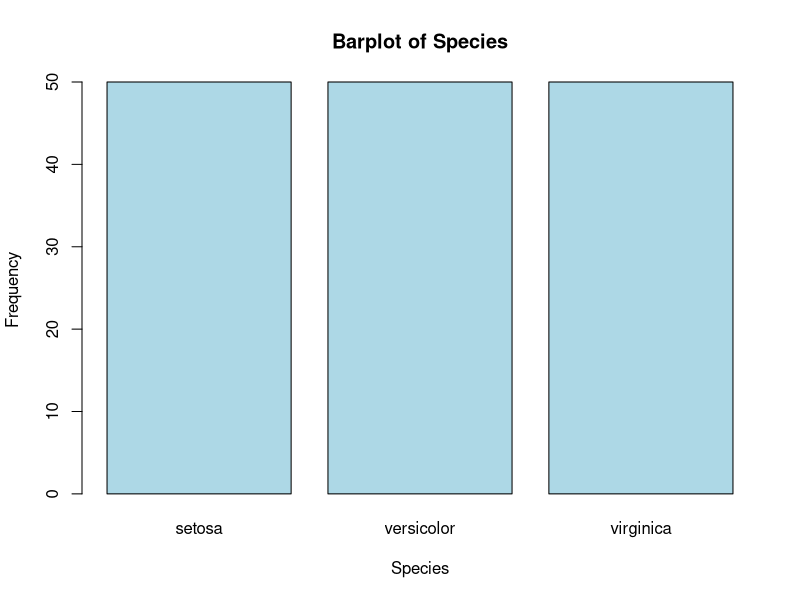
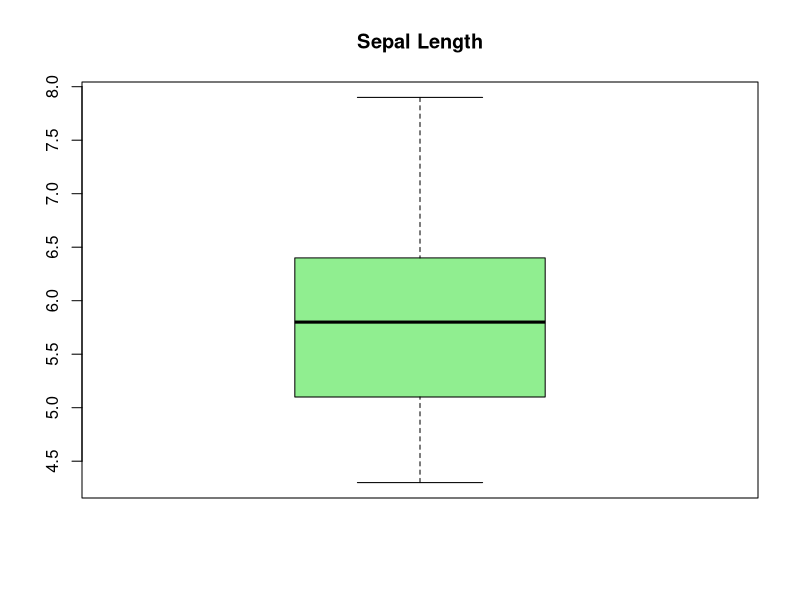
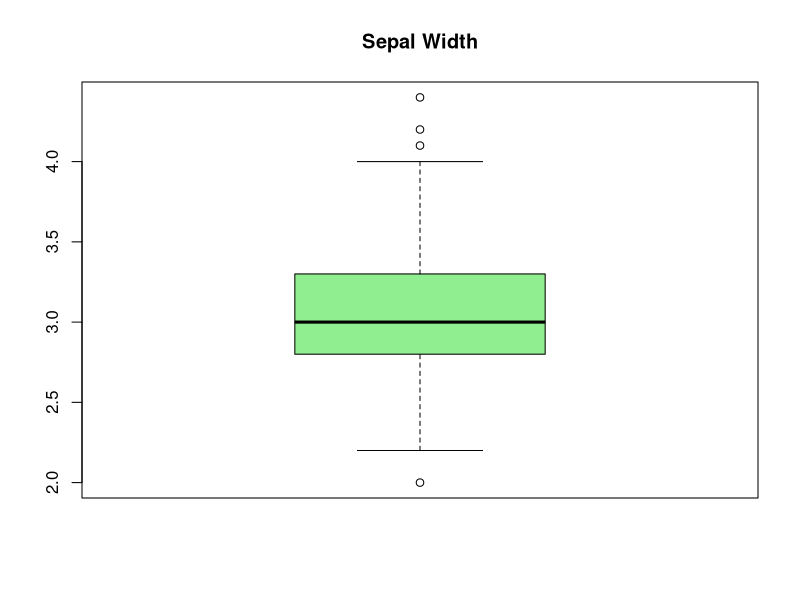
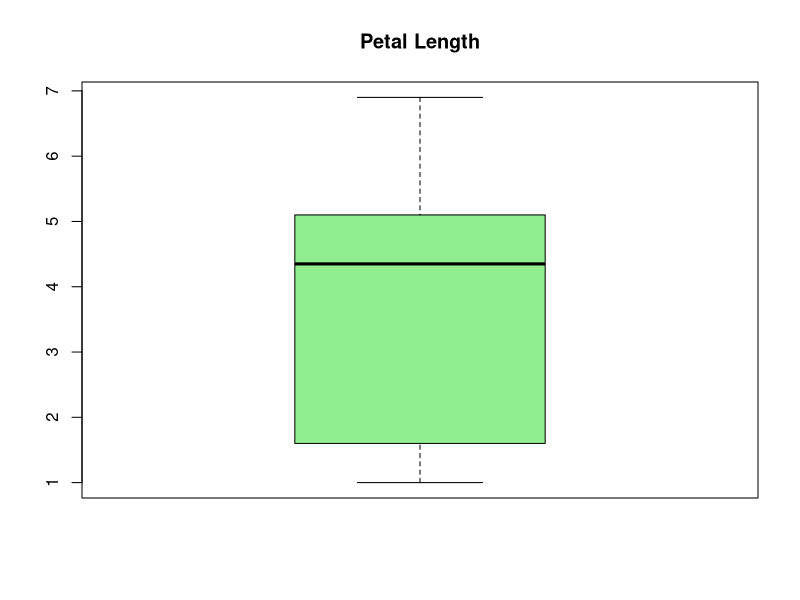
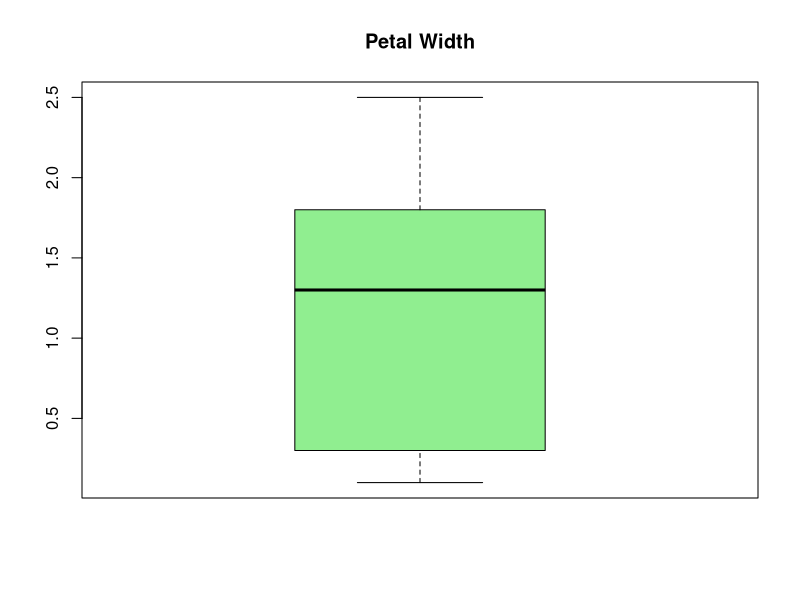
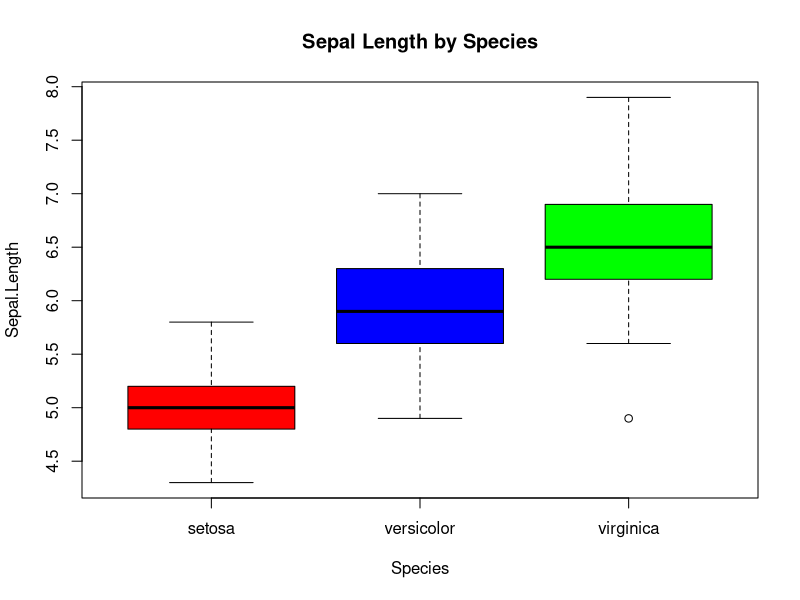
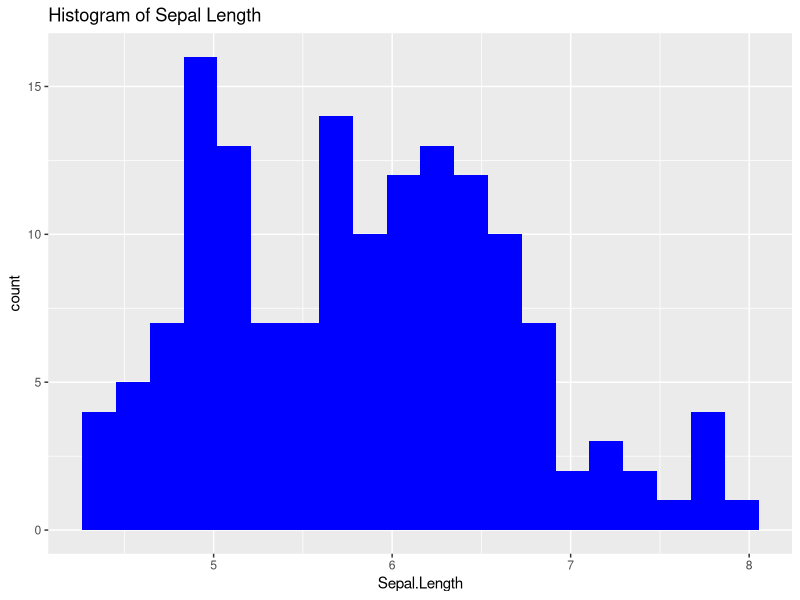
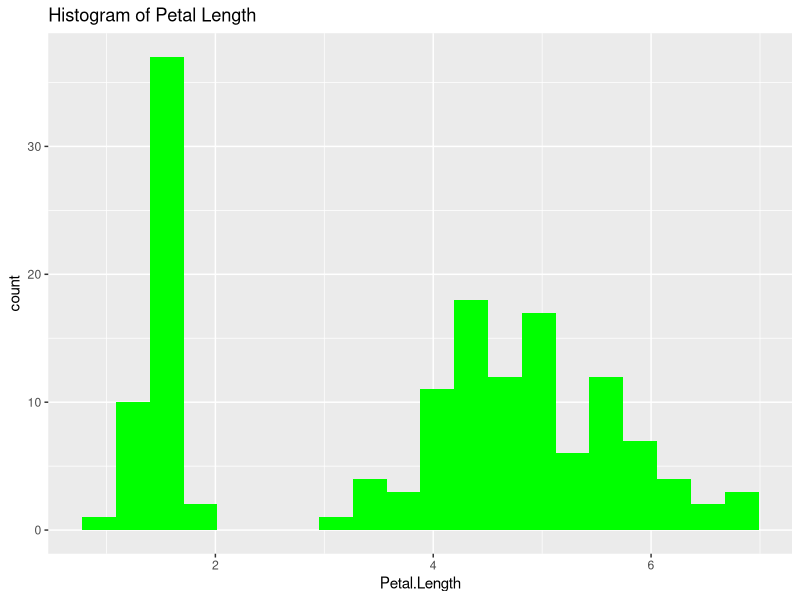

Source code (R) for these figures, in order: (Note: this script raises an error after producing the figures.)
# ============================================
# Lab 2 Assignment - Iris Dataset Analysis
# ============================================

# 1. Load Dataset
# Iris is a built-in dataset in R

data(iris)

# --------------------------------------------
# 2. Structure of Dataset
# --------------------------------------------

# Display structure
str(iris)

# Summary statistics
summary(iris)

# Interpretation:
# The dataset contains 150 observations and 5 variables.
# There are 4 numerical (continuous) variables:
# Sepal.Length, Sepal.Width, Petal.Length, Petal.Width
# And 1 categorical variable:
# Species (Setosa, Versicolor, Virginica)
# This dataset is commonly used for classification problems.

# --------------------------------------------
# 3. Barplot of Categorical Variable
# --------------------------------------------

species_count <- table(iris$Species)

barplot(species_count,
        main = "Barplot of Species",
        col = "lightblue",
        xlab = "Species",
        ylab = "Frequency")

# Interpretation:
# The barplot shows equal counts of all three species (50 each).
# This indicates that the dataset is balanced.

# --------------------------------------------
# 4. Boxplots of Continuous Variables
# --------------------------------------------

# Individual boxplots
boxplot(iris$Sepal.Length, main="Sepal Length", col="lightgreen")
boxplot(iris$Sepal.Width, main="Sepal Width", col="lightgreen")
boxplot(iris$Petal.Length, main="Petal Length", col="lightgreen")
boxplot(iris$Petal.Width, main="Petal Width", col="lightgreen")

# Grouped boxplot
boxplot(Sepal.Length ~ Species, data=iris,
        main="Sepal Length by Species",
        col=c("red","blue","green"))

# Interpretation:
# Boxplots show distribution, median, and outliers.
# Petal measurements vary significantly across species.
# Setosa has smaller values, Virginica has larger values.

# --------------------------------------------
# 5. Histograms using ggplot2
# --------------------------------------------

library(ggplot2)

ggplot(iris, aes(x=Sepal.Length)) +
  geom_histogram(fill="blue", bins=20) +
  ggtitle("Histogram of Sepal Length")

ggplot(iris, aes(x=Petal.Length)) +
  geom_histogram(fill="green", bins=20) +
  ggtitle("Histogram of Petal Length")

# Interpretation:
# Sepal Length is approximately normally distributed.
# Petal Length shows multiple peaks due to species differences.

# --------------------------------------------
# 6. Scatterplot Matrix
# --------------------------------------------

pairs(iris[,1:4], main="Scatterplot Matrix")

# Interpretation:
# Strong positive correlation between Petal Length and Petal Width.
# Setosa species is clearly separated from others.
# Some overlap exists between Versicolor and Virginica.

# --------------------------------------------
# 7. T-Test
# --------------------------------------------

# Comparing Sepal Length of Setosa and Versicolor

setosa <- iris$Sepal.Length[iris$Species=="setosa"]
versicolor <- iris$Sepal.Length[iris$Species=="versicolor"]

# Assumption 1: Normality
shapiro.test(setosa)
shapiro.test(versicolor)

# Assumption 2: Equal variance
var.test(setosa, versicolor)

# Perform t-test
t.test(setosa, versicolor, var.equal=TRUE)

# Interpretation:
# Null hypothesis: Means are equal.
# If p-value < 0.05, reject null hypothesis.
# This indicates significant difference in Sepal Length.

# --------------------------------------------
# 8. One-Way ANOVA
# --------------------------------------------

# Comparing Sepal Length across all species

# Assumption 1: Normality
shapiro.test(iris$Sepal.Length)

# Assumption 2: Homogeneity of variance
bartlett.test(Sepal.Length ~ Species, data=iris)

# Perform ANOVA
anova_model <- aov(Sepal.Length ~ Species, data=iris)
summary(anova_model)

# Post-hoc test
TukeyHSD(anova_model)

# Interpretation:
# Null hypothesis: All group means are equal.
# If p-value < 0.05, at least one group differs.
# Tukey test shows which specific groups differ.

# ============================================
# END OF SCRIPT
# ============================================


# ==========================================================
# LAB ASSIGNMENT - ADVANCED STATISTICAL ANALYSIS IN R
# ==========================================================

# ----------------------------------------------------------
# 4. BINOMIAL DISTRIBUTION
# ----------------------------------------------------------

# Define number of trials
n <- 30

# Define probability of success (assume p = 0.5)
p <- 0.5

# Define success values from 0 to 30
x <- 0:30

# Calculate binomial probabilities
binom_prob <- dbinom(x, size = n, prob = p)

# Display probabilities
binom_prob

# Plot the probabilities
plot(x, binom_prob, type="h",
     main="Binomial Distribution (n=30, p=0.5)",
     xlab="Number of Successes",
     ylab="Probability",
     col="blue")

# Interpretation:
# The binomial distribution shows probability of different success counts.
# Since p = 0.5, the distribution is symmetric around 15.
# Highest probability occurs near the mean (np = 15).
# Extreme values (0 or 30) have very low probability.
# This demonstrates how outcomes cluster around expected value.

# ----------------------------------------------------------
# 5. LINEAR REGRESSION + MULTICOLLINEARITY (mpg dataset)
# ----------------------------------------------------------

library(ggplot2)

# Load dataset
data(mpg)

# View structure
str(mpg)

# Dependent variable: cty (city mileage)

# Convert categorical variables to factors if needed
mpg$manufacturer <- as.factor(mpg$manufacturer)
mpg$model <- as.factor(mpg$model)
mpg$trans <- as.factor(mpg$trans)
mpg$drv <- as.factor(mpg$drv)
mpg$fl <- as.factor(mpg$fl)
mpg$class <- as.factor(mpg$class)

# Fit regression models one by one
variables <- names(mpg)
variables <- variables[variables != "cty"]

significant_vars <- c()

for (var in variables) {
  formula <- as.formula(paste("cty ~", var))
  model <- lm(formula, data=mpg)
  p_val <- summary(model)$coefficients[2,4]
  
  if (!is.na(p_val) && p_val < 0.05) {
    significant_vars <- c(significant_vars, var)
  }
}

# Show significant variables
significant_vars

# Interpretation:
# Variables with p < 0.05 are statistically significant.
# These variables influence city mileage.

# ---------------------------------------
# Check Multicollinearity using VIF
# ---------------------------------------

library(car)

# Create full model with significant variables
formula_full <- as.formula(
  paste("cty ~", paste(significant_vars, collapse="+"))
)

model_full <- lm(formula_full, data=mpg)

# Calculate VIF
vif_values <- vif(model_full)
vif_values

# Iteratively remove variables with highest VIF > 10
while(max(vif_values) > 10){
  var_remove <- names(which.max(vif_values))
  significant_vars <- significant_vars[significant_vars != var_remove]
  
  formula_full <- as.formula(
    paste("cty ~", paste(significant_vars, collapse="+"))
  )
  
  model_full <- lm(formula_full, data=mpg)
  vif_values <- vif(model_full)
}

# Final model
final_model <- model_full
summary(final_model)
vif(final_model)

# Interpretation:
# VIF < 10 indicates no serious multicollinearity.
# Final model is BLUE (Best Linear Unbiased Estimator).

# ---------------------------------------
# LINE Assumptions Check
# ---------------------------------------

# 1. Linearity
plot(final_model$fitted.values, final_model$residuals,
     main="Residual vs Fitted")
abline(h=0)

# 2. Normality
qqnorm(final_model$residuals)
qqline(final_model$residuals)

# 3. Homoscedasticity
plot(final_model$residuals,
     main="Residual Plot")

# Interpretation:
# Residuals should be randomly scattered → linearity holds
# QQ plot should follow straight line → normality holds
# Constant spread → homoscedasticity holds

# ----------------------------------------------------------
# 6. TRAIN-TEST SPLIT + MODEL EVALUATION
# ----------------------------------------------------------

set.seed(123)  # Replace 123 with your roll number

# Split data (70:30)
sample_size <- floor(0.7 * nrow(mpg))
train_index <- sample(seq_len(nrow(mpg)), size = sample_size)

train_data <- mpg[train_index, ]
test_data <- mpg[-train_index, ]

# Fit model (dependent variable: hwy)
model_train <- lm(hwy ~ ., data=train_data)

summary(model_train)

# Predictions on training data
train_pred <- predict(model_train, train_data)

# Accuracy metrics (Training)
train_rmse <- sqrt(mean((train_data$hwy - train_pred)^2))
train_r2 <- cor(train_data$hwy, train_pred)^2

train_rmse
train_r2

# Predictions on testing data
test_pred <- predict(model_train, test_data)

# Accuracy metrics (Testing)
test_rmse <- sqrt(mean((test_data$hwy - test_pred)^2))
test_r2 <- cor(test_data$hwy, test_pred)^2

test_rmse
test_r2

# Interpretation:
# Compare training and testing performance

# If:
# Train accuracy >> Test accuracy → Overfitting
# Train ≈ Test → Good model
# Both low → Underfitting

# Likely Interpretation:
# If test RMSE is much higher than training RMSE → Overfitting
# Model memorizes training data but performs poorly on new data

# ---------------------------------------
# Model Improvement Suggestions
# ---------------------------------------

# Interpretation:
# Model can be improved by:
# 1. Removing irrelevant variables
# 2. Using feature selection techniques
# 3. Applying regularization (Ridge/Lasso)
# 4. Transforming variables
# 5. Increasing dataset size

# ==========================================================
# END OF SCRIPT
# ==========================================================

# ==========================================================
# MASTER SCRIPT: STATISTICS + PROBABILITY + REGRESSION IN R
# ==========================================================

# ----------------------------------------------------------
# 1. PROBABILITY DISTRIBUTIONS
# ----------------------------------------------------------

# THEORY:
# A probability distribution describes how probabilities are distributed
# over values of a random variable.

# Types:
# 1. Discrete (Binomial, Poisson)
# 2. Continuous (Normal, Exponential)

# ---------------------------------------
# BINOMIAL DISTRIBUTION
# ---------------------------------------

# THEORY:
# Used when:
# - Fixed number of trials (n)
# - Two outcomes (success/failure)
# - Constant probability (p)
# Formula: P(X=x) = nCx * p^x * (1-p)^(n-x)

n <- 10
p <- 0.5
x <- 0:10

prob <- dbinom(x, n, p)

plot(x, prob, type="h", main="Binomial Distribution")

# INTERPRETATION:
# Symmetric if p = 0.5
# Mean = np, Variance = np(1-p)

# ---------------------------------------
# NORMAL DISTRIBUTION
# ---------------------------------------

# THEORY:
# Bell-shaped continuous distribution
# Mean = median = mode
# Defined by mean and standard deviation

x <- seq(-3, 3, length=100)
y <- dnorm(x, mean=0, sd=1)

plot(x, y, type="l", main="Normal Distribution")

# INTERPRETATION:
# Most values near mean, tails decrease gradually

# ---------------------------------------
# POISSON DISTRIBUTION
# ---------------------------------------

# THEORY:
# Used for count data (events in fixed interval)
# Mean = Variance = lambda

x <- 0:10
lambda <- 3
y <- dpois(x, lambda)

plot(x, y, type="h", main="Poisson Distribution")

# ----------------------------------------------------------
# 2. COVARIANCE & CORRELATION
# ----------------------------------------------------------

# THEORY:
# Covariance: Measures direction of relationship
# Correlation: Standardized covariance (-1 to +1)

data(mtcars)

cov(mtcars$mpg, mtcars$hp)
cor(mtcars$mpg, mtcars$hp)

# INTERPRETATION:
# Negative correlation → inverse relationship
# Positive correlation → direct relationship

# ----------------------------------------------------------
# 3. REGRESSION ANALYSIS
# ----------------------------------------------------------

# THEORY:
# Regression predicts dependent variable using independent variables

# Simple Linear Regression:
# y = a + bx

model <- lm(mpg ~ hp, data=mtcars)
summary(model)

# INTERPRETATION:
# Coefficient shows effect of hp on mpg
# p-value < 0.05 → significant variable
# R² shows model fit

# ---------------------------------------
# MULTIPLE LINEAR REGRESSION
# ---------------------------------------

model2 <- lm(mpg ~ hp + wt + cyl, data=mtcars)
summary(model2)

# ----------------------------------------------------------
# 4. CURVE FITTING
# ----------------------------------------------------------

# THEORY:
# Curve fitting is used when relationship is non-linear

# Polynomial Regression

model_poly <- lm(mpg ~ poly(hp, 2), data=mtcars)
summary(model_poly)

# INTERPRETATION:
# Captures curved relationship

# ----------------------------------------------------------
# 5. STATISTICAL TESTING
# ----------------------------------------------------------

# THEORY:
# Hypothesis testing:
# H0 (Null hypothesis)
# H1 (Alternative hypothesis)

# ---------------------------------------
# T-TEST
# ---------------------------------------

# THEORY:
# Compare means of two groups

t.test(mpg ~ am, data=mtcars)

# ASSUMPTIONS:
# 1. Normality
# 2. Equal variance
# 3. Independent samples

shapiro.test(mtcars$mpg)
var.test(mpg ~ am, data=mtcars)

# INTERPRETATION:
# p < 0.05 → reject H0

# ---------------------------------------
# ANOVA
# ---------------------------------------

# THEORY:
# Compare means of more than 2 groups

anova_model <- aov(mpg ~ factor(cyl), data=mtcars)
summary(anova_model)

# ASSUMPTIONS:
# 1. Normality
# 2. Homogeneity of variance

bartlett.test(mpg ~ factor(cyl), data=mtcars)

# INTERPRETATION:
# p < 0.05 → at least one group differs

# ---------------------------------------
# CHI-SQUARE TEST
# ---------------------------------------

# THEORY:
# Tests association between categorical variables

tbl <- table(mtcars$cyl, mtcars$gear)
chisq.test(tbl)

# ----------------------------------------------------------
# 6. MODEL DIAGNOSTICS (LINE ASSUMPTIONS)
# ----------------------------------------------------------

# THEORY:
# L → Linearity
# I → Independence
# N → Normality
# E → Equal variance (Homoscedasticity)

model <- lm(mpg ~ hp, data=mtcars)

# Linearity
plot(model$fitted.values, model$residuals)
abline(h=0)

# Normality
qqnorm(model$residuals)
qqline(model$residuals)

# Homoscedasticity
plot(model$residuals)

# ----------------------------------------------------------
# 7. MULTICOLLINEARITY (VIF)
# ----------------------------------------------------------

library(car)

model <- lm(mpg ~ hp + wt + disp, data=mtcars)
vif(model)

# THEORY:
# VIF > 10 → serious multicollinearity

# ----------------------------------------------------------
# 8. MODEL FITTING (UNDER / OVER FITTING)
# ----------------------------------------------------------

# THEORY:
# Underfitting → poor model (low accuracy)
# Overfitting → too complex (bad on new data)
# Good fit → balanced

set.seed(123)

sample_size <- floor(0.7 * nrow(mtcars))
train <- sample(seq_len(nrow(mtcars)), size=sample_size)

train_data <- mtcars[train, ]
test_data <- mtcars[-train, ]

model <- lm(mpg ~ ., data=train_data)

train_pred <- predict(model, train_data)
test_pred <- predict(model, test_data)

train_rmse <- sqrt(mean((train_data$mpg - train_pred)^2))
test_rmse <- sqrt(mean((test_data$mpg - test_pred)^2))

train_rmse
test_rmse

# INTERPRETATION:
# If test RMSE >> train RMSE → Overfitting
# If both high → Underfitting
# If similar → Good model

# ----------------------------------------------------------
# POSSIBLE EXAM QUESTIONS (IMPORTANT)
# ----------------------------------------------------------

# 1. Explain binomial distribution with example
# 2. Difference between covariance and correlation
# 3. What is regression? Interpret coefficients
# 4. What is multicollinearity? How to detect (VIF)
# 5. Explain LINE assumptions
# 6. Difference between t-test and ANOVA
# 7. What is overfitting and underfitting?
# 8. How to improve model performance?

# ----------------------------------------------------------
# TESTING IDEAS (VERY IMPORTANT FOR EXAM)
# ----------------------------------------------------------

# Always follow steps:
# 1. Define hypothesis (H0, H1)
# 2. Check assumptions
# 3. Perform test
# 4. Compare p-value with 0.05
# 5. Interpret result

# ==========================================================
# END OF MASTER SCRIPT
# ==========================================================
